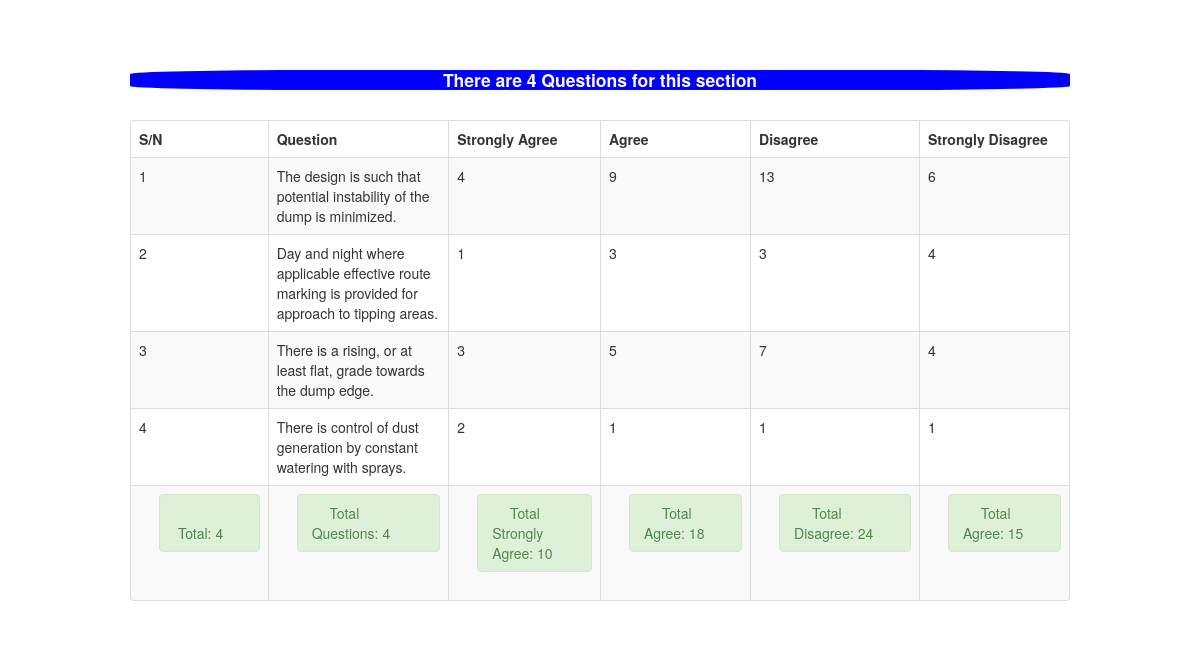
/admin/qts_table.php, run on the app's committed database.
### tables this page shows
CREATE TABLE `qts_table` (
  `ID` int(11) NOT NULL,
  `Question` text NOT NULL,
  `OptionA` varchar(255) NOT NULL,
  `OptionB` varchar(255) NOT NULL,
  `OptionC` varchar(255) NOT NULL,
  `OptionD` varchar(255) NOT NULL,
  `Strongly_Agree` int(11) NOT NULL DEFAULT '1',
  `Agree` int(11) NOT NULL DEFAULT '1',
  `Disagree` int(11) NOT NULL DEFAULT '1',
  `Strongly_Disagree` int(11) NOT NULL DEFAULT '1'
);

### admin/qts_table.php (the view, shortened to what this page needs)
<!DOCTYPE html>
<html>
<head>
     <link href="sum_number/css/bootstrap.css" rel="stylesheet" type="text/css" media="screen">
</head>
<body>
<br>
<br>
<div class="container">
<br />
	     <table  class="table table-striped table-bordered">
                            <thead>
                                <tr>
                                    <th>S/N</th>
                                    <th>Question</th>
                                    <th>Strongly Agree</th>
                                    <th>Agree</th>
                                    <th>Disagree</th>
                                    <th>Strongly Disagree</th>
                                </tr>
                            </thead>
                            <tbody>
							<?php
							$query=mysqli_query($mysqli, "select * from qts_table")or die(mysqli_error());
                            $numberOfRows= mysqli_num_rows($query);
                            echo "<h4>There are " . " " . $numberOfRows . " ". "Questions for this section</h4><br \>";
							while($row=mysqli_fetch_array($query)){
							?>
								<tr>
								     <td><?php echo $row['ID'] ?></td>
                                     <td><?php echo $row['Question'] ?></td>
                                     <td><?php echo $row['Strongly_Agree'] ?></td>
                                     <td><?php echo $row['Agree'] ?></td>
                                     <td><?php echo $row['Disagree'] ?></td>
                                     <td><?php echo $row['Strongly_Disagree'] ?></td>
                                </tr>
						          <?php } ?>
						  <?php
                            $result = mysqli_query($mysqli, "SELECT count(ID) FROM qts_table") or die(mysqli_error());
                            while ($rows = mysqli_fetch_array($result)) {
                                ?>
                        <tr>
                                    <td>
                                        <div class="pull-right">
                                            <div class="span"><div class="alert alert-success"><i class="icon-credit-card icon-large"></i>&nbsp;Total:&nbsp;<?php
                                            $totalID = $rows['count(ID)'];
                                            echo $totalID ."<br \> ";
                                         ?>
                                            </div></div>
                                        </div>
                                    </td>
                                <?php }
                                ?>
                            <?php
                            $result = mysqli_query($mysqli, "SELECT count(Question) FROM qts_table") or die(mysqli_error());
                            while ($rows = mysqli_fetch_array($result)) {
                                ?>
                                    <td>
                                        <div class="pull-right">
                                            <div class="span"><div class="alert alert-success"><i class="icon-credit-card icon-large"></i>&nbsp;Total Questions:&nbsp;<?php
                                            $totalQuestion = $rows['count(Question)'];
                                            echo $totalQuestion ."<br \> ";
                                         ?>
                                            </div></div>
                                        </div>
                                    </td>
                                <?php }
                                ?>
						   <?php
                            $result = mysqli_query($mysqli, "SELECT sum(Strongly_Agree) FROM qts_table") or die(mysqli_error());
                            while ($rows = mysqli_fetch_array($result)) {
                                ?>
                                    <td>
                                        <div class="pull-right">
                                            <div class="span"><div class="alert alert-success"><i class="icon-credit-card icon-large"></i>&nbsp;Total Strongly Agree:&nbsp;<?php
                                            $sumStronglyAgree = $rows['sum(Strongly_Agree)'];
                                            echo $sumStronglyAgree ."<br \> ";
                                         ?>
                                            </div></div>
                                        </div>
                                    </td>
                                <?php }
                                ?>
                                <?php
                            $result = mysqli_query($mysqli, "SELECT sum(Agree) FROM qts_table") or die(mysqli_error());
                            while ($rows = mysqli_fetch_array($result)) {
                                ?>
                                    <td>
                                        <div class="pull-right">
                                            <div class="span"><div class="alert alert-success"><i class="icon-credit-card icon-large"></i>&nbsp;Total Agree:&nbsp;<?php
                                            $sumAgree = $rows['sum(Agree)'];
                                            echo $sumAgree ."<br \> ";
                                         ?>
                                            </div></div>
                                        </div>
                                    </td>
                                <?php }
                                ?>
                                <?php
                            $result = mysqli_query($mysqli, "SELECT sum(Disagree) FROM qts_table") or die(mysqli_error());
                            while ($rows = mysqli_fetch_array($result)) {
                                ?>
                                    <td>
                                        <div class="pull-right">
                                            <div class="span"><div class="alert alert-success"><i class="icon-credit-card icon-large"></i>&nbsp;Total Disagree:&nbsp;<?php
                                            $sumDisagree = $rows['sum(Disagree)'];
                                            echo $sumDisagree ."<br \> ";
                                         ?>
                                            </div></div>
                                        </div>
                                    </td>
                                <?php }
                                ?>
                                <?php
                            $result = mysqli_query($mysqli, "SELECT sum(Strongly_Disagree) FROM qts_table") or die(mysqli_error());
                            while ($rows = mysqli_fetch_array($result)) {
                                ?>
                                    <td>
                                        <div class="pull-right">
                                            <div class="span"><div class="alert alert-success"><i class="icon-credit-card icon-large"></i>&nbsp;Total Agree:&nbsp;<?php
                                            $sumStronglyDisagree = $rows['sum(Strongly_Disagree)'];
                                            echo $sumStronglyDisagree ."<br \> ";
                                         ?>
                                            </div></div>
                                        </div>
                                    </td>
                            </tr>
                                <?php }
                                ?>
                             </tbody>
                        </table>
</div>
</body>
</html>

### admin/qts_table.php (style rules this page uses)
h4 { color:white; background-color: blue; border-radius:20%; text-align: center; }

### data on the page
qts_table: ID "1", Question "The design is such that potential instability of the dump is minimized.", Strongly_Agree "4", Agree "9", Disagree "13", Strongly_Disagree "6"
qts_table: ID "2", Question "Day and night where applicable effective route marking is provided for approach to tipping areas.", Strongly_Agree "1", Agree "3", Disagree "3", Strongly_Disagree "4"
qts_table: ID "3", Question "There is a rising, or at least flat, grade towards the dump edge.", Strongly_Agree "3", Agree "5", Disagree "7", Strongly_Disagree "4"
qts_table: ID "4", Question "There is control of dust generation by constant watering with sprays.", Strongly_Agree "2", Agree "1", Disagree "1", Strongly_Disagree "1"

### other printed values
$numberOfRows "4"
$totalID "4"
$totalQuestion "4"
$sumStronglyAgree "10"
$sumAgree "18"
$sumDisagree "24"
$sumStronglyDisagree "15"
